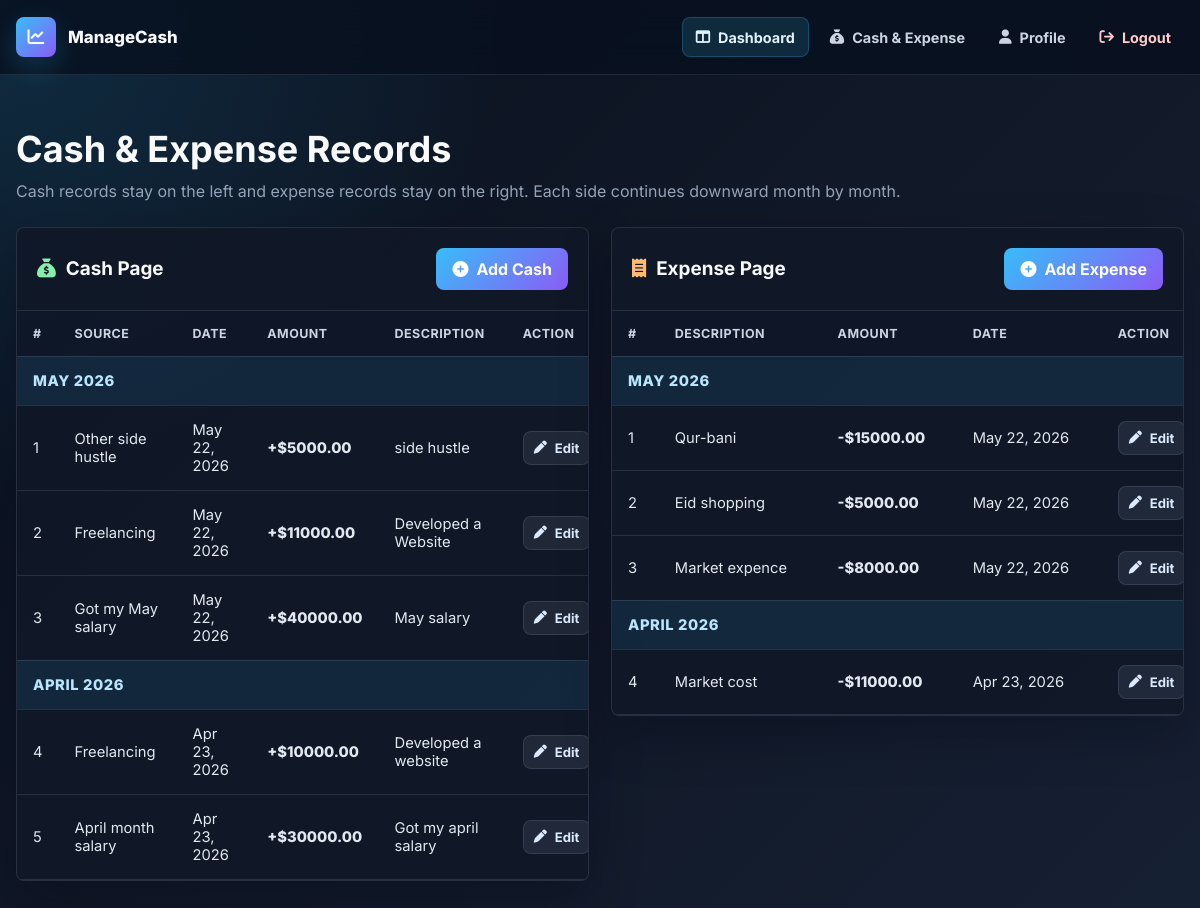
The page /transactionpage/ (signed in) on the database its author committed.
### ManageCash/models.py (models this page shows, shortened)
class CashModel(models.Model):
    user=models.ForeignKey(AuthUserModel, on_delete=models.CASCADE,related_name='users_cash',null=True)
    source=models.CharField(max_length=200,null=True)
    datetime=models.DateTimeField(auto_now_add=True,null=True)
    amount=models.FloatField(null=True)
    description=models.TextField(null=True)

class ExpenseModel(models.Model):
    user=models.ForeignKey(AuthUserModel, on_delete=models.CASCADE,related_name='users_expense',null=True)
    description=models.TextField(null=True)
    amount=models.FloatField(null=True)
    datetime=models.DateTimeField(auto_now_add=True,null=True)

### ManageCash/views.py (the view)
# urls.py: path('transactionpage/',transactionpage,name='transactionpage'),
@login_required
def transactionpage(request):
    user=request.user
    CashData=CashModel.objects.filter(user=user)
    ExpenseData=ExpenseModel.objects.filter(user=user)
    context={
        'CashData':CashData,
        'ExpenseData':ExpenseData
    }
    return render(request,'transactionpage.html',context)

### ManageCash/templates/transactionpage.html (shortened to what this page needs)
{% extends 'base.html' %}
{% block body %}
<div class="page-heading">
  <div>
    <h1>Cash & Expense Records</h1>
    <p>Cash records stay on the left and expense records stay on the right. Each side continues downward month by month.</p>
  </div>
</div>
<div class="ledger-grid">
  <section id="cash-records" class="panel ledger-section">
    <div class="section-head">
      <h2><i class="fa-solid fa-sack-dollar" style="color: #86efac;"></i> Cash Page</h2>
      <a href="{% url 'AddCash' %}" class="btn"><i class="fa-solid fa-circle-plus"></i> Add Cash</a>
    </div>
    {% if CashData %}
      <div class="table-wrap">
        <table class="data-table">
          <thead>
            <tr>
              <th>#</th>
              <th>Source</th>
              <th>Date</th>
              <th>Amount</th>
              <th>Description</th>
              <th>Action</th>
            </tr>
          </thead>
          <tbody>
            {% for i in CashData|dictsortreversed:"datetime" %}
              {% ifchanged i.datetime|date:"F Y" %}
                <tr class="month-row">
                  <td colspan="6">{{ i.datetime|date:"F Y" }}</td>
                </tr>
              {% endifchanged %}
              <tr>
                <td>{{ forloop.counter }}</td>
                <td>{{ i.source|default:"Cash source" }}</td>
                <td>{{ i.datetime|date:"M d, Y" }}</td>
                <td class="amount-cash">+${{ i.amount|floatformat:2 }}</td>
                <td>{{ i.description|default:"-"|truncatechars:30 }}</td>
                <td>
                  <div class="action-row">
                    <a href="{% url 'CashEdit' i.id %}" class="btn btn-secondary"><i class="fa-solid fa-pen"></i> Edit</a>
                  </div>
                </td>
              </tr>
            {% endfor %}
          </tbody>
        </table>
      </div>
    {% else %}
      <div class="empty-state">No cash records found.</div>
    {% endif %}
  </section>
  <section id="expense-records" class="panel ledger-section">
    <div class="section-head">
      <h2><i class="fa-solid fa-receipt" style="color: #fdba74;"></i> Expense Page</h2>
      <a href="{% url 'AddExpense' %}" class="btn"><i class="fa-solid fa-circle-plus"></i> Add Expense</a>
    </div>
    {% if ExpenseData %}
      <div class="table-wrap">
        <table class="data-table">
          <thead>
            <tr>
              <th>#</th>
              <th>Description</th>
              <th>Amount</th>
              <th>Date</th>
              <th>Action</th>
            </tr>
          </thead>
          <tbody>
            {% for i in ExpenseData|dictsortreversed:"datetime" %}
              {% ifchanged i.datetime|date:"F Y" %}
                <tr class="month-row">
                  <td colspan="5">{{ i.datetime|date:"F Y" }}</td>
                </tr>
              {% endifchanged %}
              <tr>
                <td>{{ forloop.counter }}</td>
                <td>{{ i.description|default:"Expense"|truncatechars:34 }}</td>
                <td class="amount-expense">-${{ i.amount|floatformat:2 }}</td>
                <td>{{ i.datetime|date:"M d, Y" }}</td>
                <td>
                  <div class="action-row">
                    <a href="{% url 'ExpenseEdit' i.id %}" class="btn btn-secondary"><i class="fa-solid fa-pen"></i> Edit</a>
                  </div>
                </td>
              </tr>
            {% endfor %}
          </tbody>
        </table>
      </div>
    {% else %}
      <div class="empty-state">No expense records found.</div>
    {% endif %}
  </section>
</div>
{% endblock body %}

### ManageCash/templates/base.html (style rules this page uses)
:root { --bg: #0f172a; --panel: #111827; --panel-soft: #172033; --line: rgba(148, 163, 184, 0.18); --text: #f8fafc; --muted: #94a3b8; --cash: #22c55e; --expense: #f97316; --brand: #38bdf8; --brand-2: #8b5cf6; --danger: #ef4444; --shadow: 0 18px 50px rgba(2, 6, 23, 0.32); }
* { box-sizing: border-box; }
body { margin: 0; min-height: 100vh; font-family: "Inter", Arial, sans-serif; background: radial-gradient(circle at top left, rgba(56, 189, 248, 0.16), transparent 32rem), linear-gradient(135deg, #08111f 0%, #111827 48%, #162033 100%); color: var(--text); }
a { color: inherit; }
.page-heading { display: flex; justify-content: space-between; align-items: flex-end; gap: 18px; margin: 28px 0 20px; }
.page-heading h1, .page-heading h2 { margin: 0; font-size: clamp(1.7rem, 3vw, 2.5rem); letter-spacing: 0; }
.page-heading p { margin: 8px 0 0; color: var(--muted); line-height: 1.6; }
.panel { background: rgba(17, 24, 39, 0.86); border: 1px solid var(--line); border-radius: 8px; box-shadow: var(--shadow); }
.btn, .button, input[type="submit"] { display: inline-flex; align-items: center; justify-content: center; gap: 8px; min-height: 42px; padding: 10px 16px; border: 0; border-radius: 8px; background: linear-gradient(135deg, var(--brand), var(--brand-2)); color: #fff; font: inherit; font-weight: 700; text-decoration: none; cursor: pointer; transition: transform 0.18s ease, box-shadow 0.18s ease; }
.btn-secondary { background: rgba(148, 163, 184, 0.12); color: #dbeafe; border: 1px solid var(--line); }
.table-wrap { overflow-x: auto; }
.data-table { width: 100%; border-collapse: collapse; min-width: 720px; }
.data-table th, .data-table td { padding: 15px 16px; text-align: left; border-bottom: 1px solid var(--line); vertical-align: middle; }
.data-table th { color: #cbd5e1; font-size: 0.78rem; letter-spacing: 0.04em; text-transform: uppercase; background: rgba(15, 23, 42, 0.62); }
.data-table td { color: #e2e8f0; font-size: 0.92rem; }
.amount-cash { color: #86efac; font-weight: 800; }
.amount-expense { color: #fdba74; font-weight: 800; }
.action-row { display: flex; flex-wrap: wrap; gap: 8px; }

### ManageCash/templates/transactionpage.html (style rules this page uses)
.ledger-grid { display: grid; grid-template-columns: repeat(2, minmax(0, 1fr)); gap: 22px; align-items: start; margin-top: 22px; }
.ledger-section { overflow: hidden; }
.section-head { padding: 20px; display: flex; align-items: center; justify-content: space-between; gap: 14px; border-bottom: 1px solid var(--line); }
.section-head h2 { margin: 0; display: flex; align-items: center; gap: 10px; font-size: 1.18rem; }
.section-head .btn { white-space: nowrap; }
.month-row td { background: rgba(56, 189, 248, 0.1) !important; color: #bae6fd; font-weight: 800; letter-spacing: 0.04em; text-transform: uppercase; }
.ledger-section .data-table { min-width: 680px; }
.ledger-section .data-table th:last-child, .ledger-section .data-table td:last-child { width: 172px; }
.ledger-section .action-row { display: flex; flex-wrap: nowrap; align-items: center; gap: 8px; }
.ledger-section .action-row .btn { min-height: 34px; padding: 7px 10px; font-size: 0.82rem; white-space: nowrap; }

### rows shown on the page
CashModel: datetime "MAY 2026", source "Other side hustle", datetime "May 22, 2026", amount "5000.00", description "side hustle"
CashModel: source "Freelancing", datetime "May 22, 2026", amount "11000.00", description "Developed a Website"
CashModel: source "Got my May salary", datetime "May 22, 2026", amount "40000.00", description "May salary"
CashModel: datetime "APRIL 2026", source "Freelancing", datetime "Apr 23, 2026", amount "10000.00", description "Developed a website"
CashModel: source "April month salary", datetime "Apr 23, 2026", amount "30000.00", description "Got my april salary"
ExpenseModel: datetime "MAY 2026", description "Qur-bani", amount "15000.00", datetime "May 22, 2026"
ExpenseModel: description "Eid shopping", amount "5000.00", datetime "May 22, 2026"
ExpenseModel: description "Market expence", amount "8000.00", datetime "May 22, 2026"
ExpenseModel: datetime "APRIL 2026", description "Market cost", amount "11000.00", datetime "Apr 23, 2026"
